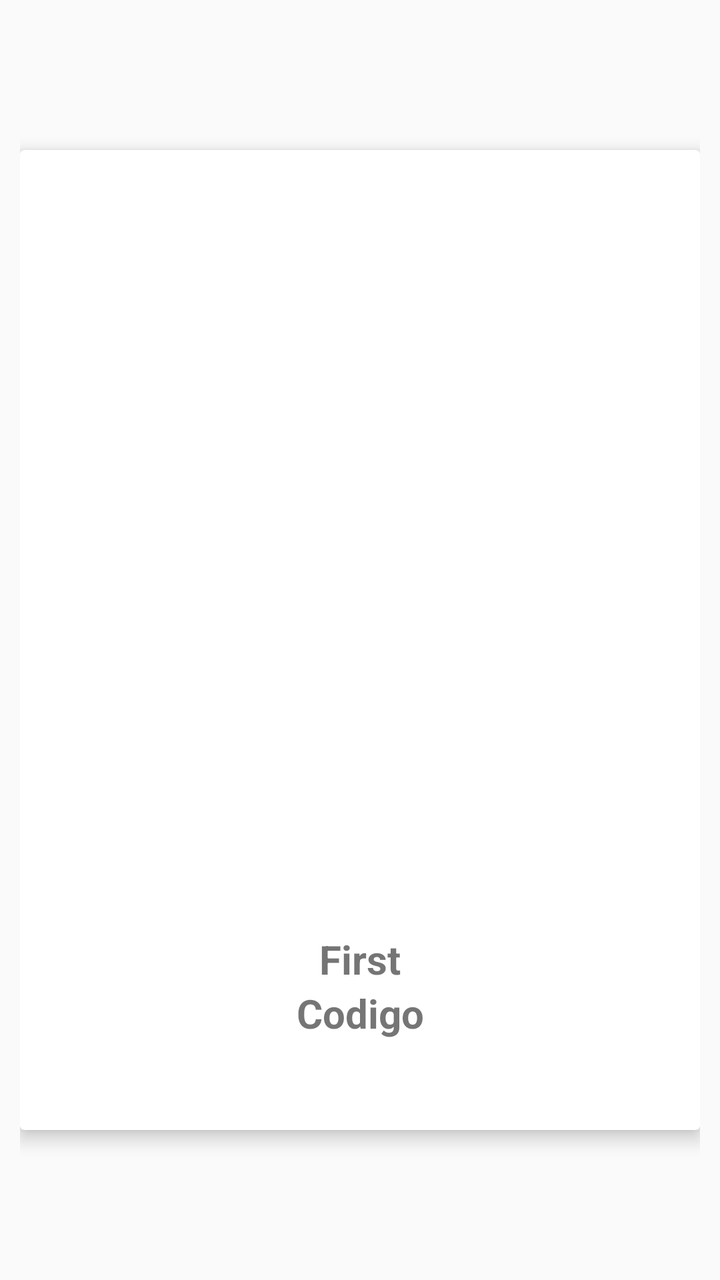
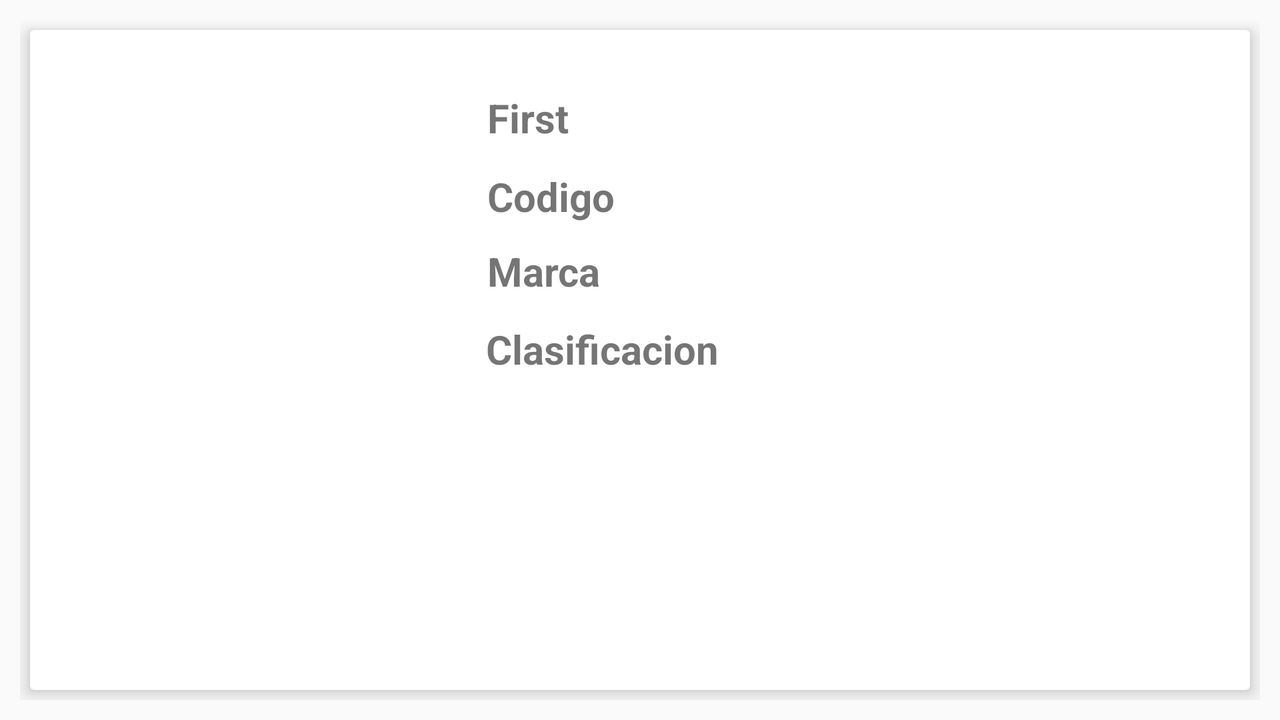

An Android layout and its configuration variant, each rendered on a device that would load it. The default file and the variant file are quoted in full after the pictures.
<!-- AndroidManifest.xml: application theme AppTheme -->
<!-- res/layout/custom_carousel_layout.xml -->
<?xml version="1.0" encoding="utf-8"?>
<androidx.constraintlayout.widget.ConstraintLayout xmlns:android="http://schemas.android.com/apk/res/android"
    xmlns:app="http://schemas.android.com/apk/res-auto"
    xmlns:tools="http://schemas.android.com/tools"
    android:layout_width="match_parent"
    android:layout_height="match_parent"
    android:orientation="vertical"
    android:padding="10dp">



    <androidx.cardview.widget.CardView
        android:layout_width="wrap_content"
        android:layout_height="wrap_content"
        android:layout_marginStart="5dp"
        android:layout_marginTop="5dp"
        android:layout_marginEnd="5dp"
        android:layout_marginBottom="5dp"
        app:cardElevation="5dp"
        app:contentPadding="5dp"
        app:layout_constraintBottom_toBottomOf="parent"
        app:layout_constraintEnd_toEndOf="parent"
        app:layout_constraintStart_toStartOf="parent"
        app:layout_constraintTop_toTopOf="parent">

        <androidx.constraintlayout.widget.ConstraintLayout
            android:layout_width="match_parent"
            android:layout_height="match_parent"
            android:orientation="vertical"
            android:layout_marginLeft="20dp"
            android:layout_marginRight="20dp"
            android:layout_marginBottom="20dp"
            android:layout_marginTop="20dp">

            <ImageView
                android:id="@+id/iv_product"
                android:layout_width="300dp"
                android:layout_height="300dp"
                android:layout_gravity="center"
                app:layout_constraintBottom_toBottomOf="parent"
                app:layout_constraintEnd_toEndOf="parent"
                app:layout_constraintStart_toStartOf="parent"
                app:layout_constraintTop_toTopOf="parent"
                app:layout_constraintVertical_bias="0.379"
                app:srcCompat="@mipmap/ic_launcher_round" />

            <TextView
                android:id="@+id/tv_title"
                android:layout_width="wrap_content"
                android:layout_height="wrap_content"
                android:layout_gravity="center"
                android:layout_marginTop="12dp"
                android:text="First"
                android:textSize="20sp"
                android:textStyle="bold"
                app:layout_constraintBottom_toBottomOf="parent"
                app:layout_constraintEnd_toEndOf="parent"
                app:layout_constraintStart_toStartOf="parent"
                app:layout_constraintTop_toBottomOf="@+id/iv_product"
                app:layout_constraintVertical_bias="0.019" />

            <TextView
                android:id="@+id/tv_codes"
                android:layout_width="wrap_content"
                android:layout_height="wrap_content"
                android:layout_gravity="center"
                android:text="Codigo"
                android:textSize="20sp"
                android:textStyle="bold"
                app:layout_constraintBottom_toBottomOf="parent"
                app:layout_constraintEnd_toEndOf="parent"
                app:layout_constraintStart_toStartOf="parent"
                app:layout_constraintTop_toBottomOf="@+id/tv_title"
                app:layout_constraintVertical_bias="0.088"
                android:layout_marginBottom="20dp"/>
        </androidx.constraintlayout.widget.ConstraintLayout>
    </androidx.cardview.widget.CardView>
</androidx.constraintlayout.widget.ConstraintLayout>
<!-- resources referenced by this layout -->
<resources>
  <style name="AppTheme" parent="Theme.AppCompat.Light.DarkActionBar">
          
          <item name="colorPrimary">@color/colorPrimary</item>
          <item name="colorPrimaryDark">@color/colorPrimaryDark</item>
          <item name="colorAccent">@color/colorAccent</item>
          <item name="android:actionOverflowButtonStyle">@style/MyActionButtonOverflow</item>
      </style>
  <style name="MyActionButtonOverflow" parent="android:style/Widget.Holo.Light.ActionButton.Overflow">
          <item name="android:src">@drawable/ic_eye_views</item>
      </style>
</resources>
<!-- res/layout-land/custom_carousel_layout.xml (the repository's variant of the layout above) -->
<!-- drawn on the phone turned sideways -->
<?xml version="1.0" encoding="utf-8"?>
<androidx.constraintlayout.widget.ConstraintLayout xmlns:android="http://schemas.android.com/apk/res/android"
    xmlns:app="http://schemas.android.com/apk/res-auto"
    xmlns:tools="http://schemas.android.com/tools"
    android:layout_width="match_parent"
    android:layout_height="match_parent"
    android:orientation="vertical"
    android:padding="10dp">

    
    
    <androidx.cardview.widget.CardView
        android:id="@+id/cardView"
        android:layout_width="match_parent"
        android:layout_height="match_parent"
        android:layout_marginStart="5dp"
        android:layout_marginTop="5dp"
        android:layout_marginEnd="5dp"
        android:layout_marginBottom="5dp"
        app:cardElevation="5dp"
        app:contentPadding="5dp"
        app:layout_constraintBottom_toBottomOf="parent"
        app:layout_constraintEnd_toEndOf="parent"
        app:layout_constraintStart_toStartOf="parent"
        app:layout_constraintTop_toTopOf="parent">

        <androidx.constraintlayout.widget.ConstraintLayout
            android:layout_width="match_parent"
            android:layout_height="match_parent"
            android:orientation="vertical">

            <ImageView
                android:id="@+id/iv_product"
                android:layout_width="200dp"
                android:layout_height="200dp"
                android:layout_gravity="center"
                app:layout_constraintBottom_toBottomOf="parent"
                app:layout_constraintEnd_toEndOf="parent"
                app:layout_constraintHorizontal_bias="0.033"
                app:layout_constraintStart_toStartOf="parent"
                app:layout_constraintTop_toTopOf="parent"
                app:layout_constraintVertical_bias="0.184"
                app:srcCompat="@mipmap/ic_launcher_round" />

            <TextView
                android:id="@+id/tv_title"
                android:layout_width="wrap_content"
                android:layout_height="wrap_content"
                android:layout_gravity="center"
                android:text="First"
                android:textSize="20sp"
                android:textStyle="bold"
                app:layout_constraintBottom_toBottomOf="parent"
                app:layout_constraintEnd_toEndOf="parent"
                app:layout_constraintHorizontal_bias="0.03"
                app:layout_constraintStart_toEndOf="@+id/iv_product"
                app:layout_constraintTop_toTopOf="parent"
                app:layout_constraintVertical_bias="0.086" />

            <TextView
                android:id="@+id/tv_code"
                android:layout_width="wrap_content"
                android:layout_height="wrap_content"
                android:layout_gravity="center"
                android:text="Codigo"
                android:textSize="20sp"
                android:textStyle="bold"
                app:layout_constraintBottom_toBottomOf="parent"
                app:layout_constraintEnd_toEndOf="parent"
                app:layout_constraintHorizontal_bias="0.032"
                app:layout_constraintStart_toEndOf="@+id/iv_product"
                app:layout_constraintTop_toBottomOf="@+id/tv_title"
                app:layout_constraintVertical_bias="0.051" />

            <TextView
                android:id="@+id/tv_brand"
                android:layout_width="wrap_content"
                android:layout_height="wrap_content"
                android:layout_gravity="center"
                android:text="Marca"
                android:textSize="20sp"
                android:textStyle="bold"
                app:layout_constraintBottom_toBottomOf="parent"
                app:layout_constraintEnd_toEndOf="parent"
                app:layout_constraintHorizontal_bias="0.031"
                app:layout_constraintStart_toEndOf="@+id/iv_product"
                app:layout_constraintTop_toBottomOf="@+id/tv_code"
                app:layout_constraintVertical_bias="0.052" />

            <TextView
                android:id="@+id/tv_classification"
                android:layout_width="wrap_content"
                android:layout_height="wrap_content"
                android:layout_gravity="center"
                android:text="Clasificacion"
                android:textSize="20sp"
                android:textStyle="bold"
                app:layout_constraintBottom_toBottomOf="parent"
                app:layout_constraintEnd_toEndOf="parent"
                app:layout_constraintHorizontal_bias="0.036"
                app:layout_constraintStart_toEndOf="@+id/iv_product"
                app:layout_constraintTop_toBottomOf="@+id/tv_brand"
                app:layout_constraintVertical_bias="0.073" />
        </androidx.constraintlayout.widget.ConstraintLayout>
    </androidx.cardview.widget.CardView>
</androidx.constraintlayout.widget.ConstraintLayout>
